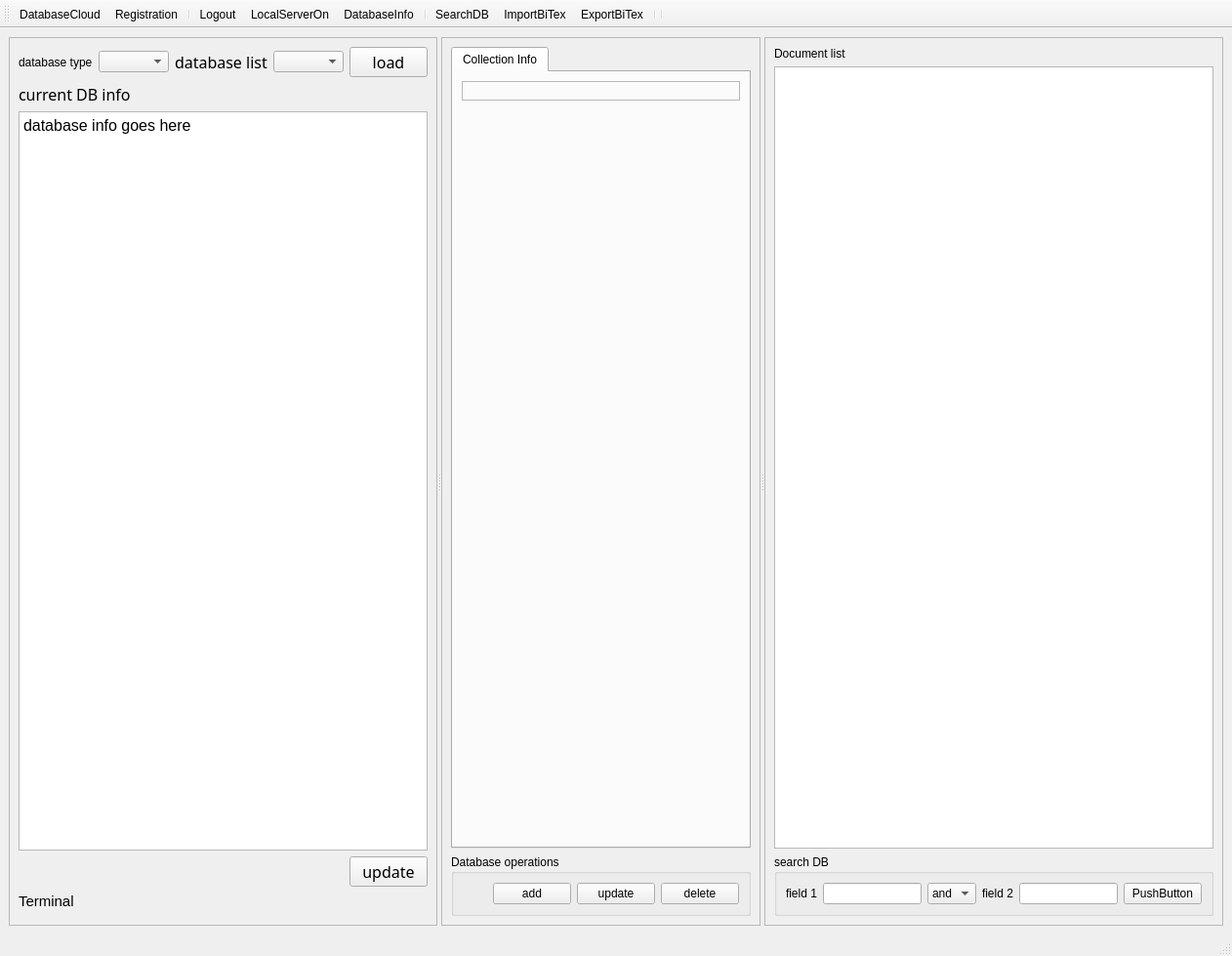
<?xml version="1.0" encoding="UTF-8"?>
<ui version="4.0">
 <class>MainWindow</class>
 <widget class="QMainWindow" name="MainWindow">
  <property name="geometry">
   <rect>
    <x>0</x>
    <y>0</y>
    <width>1262</width>
    <height>979</height>
   </rect>
  </property>
  <property name="windowTitle">
   <string>MainWindow</string>
  </property>
  <widget class="QWidget" name="centralwidget">
   <layout class="QHBoxLayout" name="horizontalLayout">
    <item>
     <widget class="QSplitter" name="splitter">
      <property name="orientation">
       <enum>Qt::Horizontal</enum>
      </property>
      <widget class="QFrame" name="frame">
       <property name="maximumSize">
        <size>
         <width>500</width>
         <height>16777215</height>
        </size>
       </property>
       <property name="frameShape">
        <enum>QFrame::StyledPanel</enum>
       </property>
       <property name="frameShadow">
        <enum>QFrame::Raised</enum>
       </property>
       <layout class="QVBoxLayout" name="verticalLayout_2">
        <item>
         <layout class="QHBoxLayout" name="horizontalLayout_2">
          <item>
           <widget class="QLabel" name="label_4">
            <property name="text">
             <string>database type</string>
            </property>
           </widget>
          </item>
          <item>
           <widget class="QComboBox" name="comboBox_db_type"/>
          </item>
          <item>
           <widget class="QLabel" name="label_13">
            <property name="sizePolicy">
             <sizepolicy hsizetype="Fixed" vsizetype="Preferred">
              <horstretch>0</horstretch>
              <verstretch>0</verstretch>
             </sizepolicy>
            </property>
            <property name="font">
             <font>
              <family>FZKai-Z03S</family>
              <pointsize>12</pointsize>
             </font>
            </property>
            <property name="text">
             <string>database list</string>
            </property>
           </widget>
          </item>
          <item>
           <widget class="QComboBox" name="comboBox_db_list"/>
          </item>
          <item>
           <widget class="QPushButton" name="pushButton_load">
            <property name="sizePolicy">
             <sizepolicy hsizetype="Fixed" vsizetype="Fixed">
              <horstretch>0</horstretch>
              <verstretch>0</verstretch>
             </sizepolicy>
            </property>
            <property name="font">
             <font>
              <family>FZKai-Z03S</family>
              <pointsize>12</pointsize>
             </font>
            </property>
            <property name="text">
             <string>load</string>
            </property>
           </widget>
          </item>
         </layout>
        </item>
        <item>
         <widget class="QLabel" name="label">
          <property name="font">
           <font>
            <family>FZKai-Z03S</family>
            <pointsize>12</pointsize>
           </font>
          </property>
          <property name="text">
           <string>current DB info</string>
          </property>
         </widget>
        </item>
        <item>
         <widget class="QSplitter" name="splitter_3">
          <property name="orientation">
           <enum>Qt::Vertical</enum>
          </property>
          <widget class="QPlainTextEdit" name="plainTextEdit_project_info">
           <property name="maximumSize">
            <size>
             <width>16777215</width>
             <height>50000</height>
            </size>
           </property>
           <property name="font">
            <font>
             <family>Arial</family>
             <pointsize>12</pointsize>
            </font>
           </property>
           <property name="plainText">
            <string>database info goes here</string>
           </property>
          </widget>
         </widget>
        </item>
        <item>
         <layout class="QHBoxLayout" name="horizontalLayout_23">
          <item>
           <spacer name="horizontalSpacer">
            <property name="orientation">
             <enum>Qt::Horizontal</enum>
            </property>
            <property name="sizeHint" stdset="0">
             <size>
              <width>40</width>
              <height>20</height>
             </size>
            </property>
           </spacer>
          </item>
          <item>
           <widget class="QPushButton" name="pushButton_update_project_info">
            <property name="sizePolicy">
             <sizepolicy hsizetype="Fixed" vsizetype="Fixed">
              <horstretch>0</horstretch>
              <verstretch>0</verstretch>
             </sizepolicy>
            </property>
            <property name="font">
             <font>
              <family>FZKai-Z03S</family>
              <pointsize>12</pointsize>
             </font>
            </property>
            <property name="text">
             <string>update</string>
            </property>
           </widget>
          </item>
         </layout>
        </item>
        <item>
         <layout class="QVBoxLayout" name="verticalLayout">
          <item>
           <widget class="QLabel" name="label_3">
            <property name="font">
             <font>
              <family>Arial</family>
              <pointsize>11</pointsize>
             </font>
            </property>
            <property name="text">
             <string>Terminal</string>
            </property>
           </widget>
          </item>
         </layout>
        </item>
        <item>
         <widget class="ConsoleWidget" name="widget_terminal" native="true"/>
        </item>
       </layout>
      </widget>
      <widget class="QFrame" name="frame_2">
       <property name="frameShape">
        <enum>QFrame::StyledPanel</enum>
       </property>
       <property name="frameShadow">
        <enum>QFrame::Raised</enum>
       </property>
       <layout class="QVBoxLayout" name="verticalLayout_3">
        <item>
         <widget class="QTabWidget" name="tabWidget">
          <property name="currentIndex">
           <number>0</number>
          </property>
          <widget class="QWidget" name="tab">
           <attribute name="title">
            <string>Collection Info</string>
           </attribute>
           <layout class="QVBoxLayout" name="verticalLayout_5">
            <item>
             <widget class="QFrame" name="frame_4">
              <property name="frameShape">
               <enum>QFrame::StyledPanel</enum>
              </property>
              <property name="frameShadow">
               <enum>QFrame::Raised</enum>
              </property>
              <layout class="QVBoxLayout" name="verticalLayout_6">
               <item>
                <layout class="QFormLayout" name="formLayout">
                 <property name="sizeConstraint">
                  <enum>QLayout::SetNoConstraint</enum>
                 </property>
                </layout>
               </item>
              </layout>
             </widget>
            </item>
            <item>
             <spacer name="verticalSpacer">
              <property name="orientation">
               <enum>Qt::Vertical</enum>
              </property>
              <property name="sizeHint" stdset="0">
               <size>
                <width>20</width>
                <height>40</height>
               </size>
              </property>
             </spacer>
            </item>
           </layout>
          </widget>
         </widget>
        </item>
        <item>
         <widget class="QGroupBox" name="groupBox">
          <property name="title">
           <string>Database operations</string>
          </property>
          <layout class="QHBoxLayout" name="horizontalLayout_3">
           <item>
            <spacer name="horizontalSpacer_2">
             <property name="orientation">
              <enum>Qt::Horizontal</enum>
             </property>
             <property name="sizeHint" stdset="0">
              <size>
               <width>40</width>
               <height>20</height>
              </size>
             </property>
            </spacer>
           </item>
           <item>
            <widget class="QPushButton" name="pushButton_add">
             <property name="text">
              <string>add</string>
             </property>
            </widget>
           </item>
           <item>
            <widget class="QPushButton" name="pushButton_update">
             <property name="text">
              <string>update</string>
             </property>
            </widget>
           </item>
           <item>
            <widget class="QPushButton" name="pushButton_delete">
             <property name="text">
              <string>delete</string>
             </property>
            </widget>
           </item>
          </layout>
         </widget>
        </item>
       </layout>
      </widget>
      <widget class="QFrame" name="frame_3">
       <property name="sizePolicy">
        <sizepolicy hsizetype="Preferred" vsizetype="Preferred">
         <horstretch>0</horstretch>
         <verstretch>0</verstretch>
        </sizepolicy>
       </property>
       <property name="maximumSize">
        <size>
         <width>5000</width>
         <height>16777215</height>
        </size>
       </property>
       <property name="frameShape">
        <enum>QFrame::StyledPanel</enum>
       </property>
       <property name="frameShadow">
        <enum>QFrame::Raised</enum>
       </property>
       <layout class="QVBoxLayout" name="verticalLayout_4">
        <item>
         <widget class="QLabel" name="label_2">
          <property name="text">
           <string>Document list</string>
          </property>
         </widget>
        </item>
        <item>
         <widget class="QTableView" name="tableView_2">
          <property name="sortingEnabled">
           <bool>true</bool>
          </property>
         </widget>
        </item>
        <item>
         <widget class="QGroupBox" name="groupBox_2">
          <property name="title">
           <string>search DB</string>
          </property>
          <layout class="QGridLayout" name="gridLayout">
           <item row="0" column="0">
            <widget class="QLabel" name="label_5">
             <property name="text">
              <string>field 1</string>
             </property>
            </widget>
           </item>
           <item row="0" column="2">
            <widget class="QComboBox" name="comboBox_2">
             <item>
              <property name="text">
               <string>and</string>
              </property>
             </item>
             <item>
              <property name="text">
               <string>or</string>
              </property>
             </item>
             <item>
              <property name="text">
               <string>not</string>
              </property>
             </item>
            </widget>
           </item>
           <item row="0" column="5">
            <widget class="QPushButton" name="pushButton_6">
             <property name="text">
              <string>PushButton</string>
             </property>
            </widget>
           </item>
           <item row="0" column="1">
            <widget class="QLineEdit" name="lineEdit"/>
           </item>
           <item row="0" column="4">
            <widget class="QLineEdit" name="lineEdit_2"/>
           </item>
           <item row="0" column="3">
            <widget class="QLabel" name="label_6">
             <property name="text">
              <string>field 2</string>
             </property>
            </widget>
           </item>
          </layout>
         </widget>
        </item>
       </layout>
      </widget>
     </widget>
    </item>
   </layout>
  </widget>
  <widget class="QMenuBar" name="menubar">
   <property name="geometry">
    <rect>
     <x>0</x>
     <y>0</y>
     <width>1262</width>
     <height>21</height>
    </rect>
   </property>
  </widget>
  <widget class="QStatusBar" name="statusbar"/>
  <widget class="QToolBar" name="toolBar">
   <property name="windowTitle">
    <string>toolBar</string>
   </property>
   <attribute name="toolBarArea">
    <enum>TopToolBarArea</enum>
   </attribute>
   <attribute name="toolBarBreak">
    <bool>false</bool>
   </attribute>
   <addaction name="actionDatabaseCloud"/>
   <addaction name="actionRegistration"/>
   <addaction name="separator"/>
   <addaction name="actionLogout"/>
   <addaction name="actionLocalServerOn"/>
   <addaction name="actionDatabaseInfo"/>
   <addaction name="separator"/>
   <addaction name="actionSearchDB"/>
   <addaction name="actionImportBiTex"/>
   <addaction name="actionExportBiTex"/>
   <addaction name="separator"/>
   <addaction name="separator"/>
  </widget>
  <action name="actionExportBiTex">
   <property name="icon">
    <iconset>
     <normaloff>icons/export.png</normaloff>icons/export.png</iconset>
   </property>
   <property name="text">
    <string>ExportBiTex</string>
   </property>
   <property name="toolTip">
    <string>export paper to BiTex file</string>
   </property>
  </action>
  <action name="actionDatabaseCloud">
   <property name="icon">
    <iconset>
     <normaloff>../../../../../pyworkship/pygod/apps/py_scheduler/resources/icons/cloud.png</normaloff>../../../../../pyworkship/pygod/apps/py_scheduler/resources/icons/cloud.png</iconset>
   </property>
   <property name="text">
    <string>DatabaseCloud</string>
   </property>
   <property name="toolTip">
    <string>登录系统</string>
   </property>
  </action>
  <action name="actionImportBiTex">
   <property name="icon">
    <iconset>
     <normaloff>../../../../../pyworkship/pygod/apps/py_scheduler/resources/icons/import.png</normaloff>../../../../../pyworkship/pygod/apps/py_scheduler/resources/icons/import.png</iconset>
   </property>
   <property name="text">
    <string>ImportBiTex</string>
   </property>
   <property name="toolTip">
    <string>Extract paper info from BiTex file</string>
   </property>
  </action>
  <action name="actionLocalServerOn">
   <property name="icon">
    <iconset>
     <normaloff>../../../../../pyworkship/pygod/apps/py_scheduler/resources/icons/serveron.png</normaloff>../../../../../pyworkship/pygod/apps/py_scheduler/resources/icons/serveron.png</iconset>
   </property>
   <property name="text">
    <string>LocalServerOn</string>
   </property>
   <property name="toolTip">
    <string>start local mongo server</string>
   </property>
  </action>
  <action name="actionLogout">
   <property name="icon">
    <iconset>
     <normaloff>../../../../../pyworkship/pygod/apps/py_scheduler/resources/icons/serveroff.png</normaloff>../../../../../pyworkship/pygod/apps/py_scheduler/resources/icons/serveroff.png</iconset>
   </property>
   <property name="text">
    <string>Logout</string>
   </property>
   <property name="toolTip">
    <string>注销当前用户</string>
   </property>
  </action>
  <action name="actionRegistration">
   <property name="icon">
    <iconset>
     <normaloff>../../../../../pyworkship/pygod/apps/py_scheduler/resources/icons/client.png</normaloff>../../../../../pyworkship/pygod/apps/py_scheduler/resources/icons/client.png</iconset>
   </property>
   <property name="text">
    <string>Registration</string>
   </property>
   <property name="toolTip">
    <string>注册新用户</string>
   </property>
  </action>
  <action name="actionDatabaseInfo">
   <property name="icon">
    <iconset>
     <normaloff>../../../../../pyworkship/pygod/apps/py_scheduler/resources/icons/info.png</normaloff>../../../../../pyworkship/pygod/apps/py_scheduler/resources/icons/info.png</iconset>
   </property>
   <property name="text">
    <string>DatabaseInfo</string>
   </property>
   <property name="toolTip">
    <string>get database information</string>
   </property>
  </action>
  <action name="actionSearchDB">
   <property name="icon">
    <iconset>
     <normaloff>../../../../../pyworkship/pygod/apps/py_scheduler/resources/icons/search.png</normaloff>../../../../../pyworkship/pygod/apps/py_scheduler/resources/icons/search.png</iconset>
   </property>
   <property name="text">
    <string>SearchDB</string>
   </property>
  </action>
 </widget>
 <customwidgets>
  <customwidget>
   <class>ConsoleWidget</class>
   <extends>QWidget</extends>
   <header>pyqtgraph.console.h</header>
   <container>1</container>
  </customwidget>
 </customwidgets>
 <resources/>
 <connections/>
</ui>
